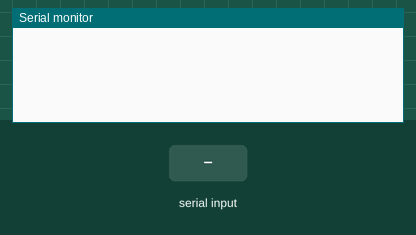
The sketch below on a simulated Arduino Uno, built with avr-gcc and run on an emulated ATmega328P. Shown: the last lines printed to the serial monitor. The test bench sets the inputs (shaded band).

Above: at 1.2 s.
1.3 s: "F" received over the second serial link
At 2.0 s:
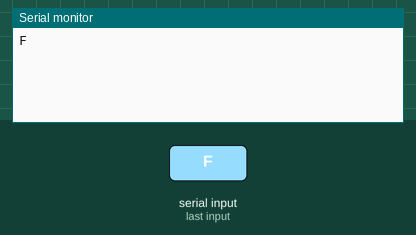
2.8 s: "B" received over the second serial link
At 3.1 s:
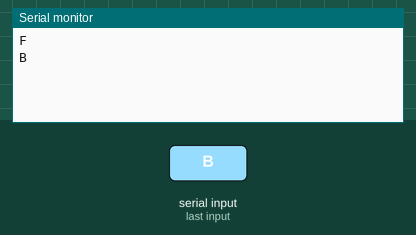
4.3 s: "L" received over the second serial link
At 5.5 s:
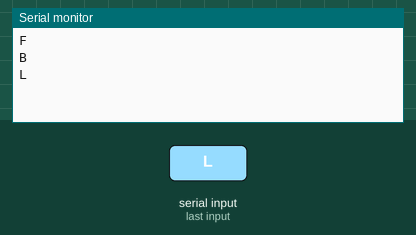
5.8 s: "R" received over the second serial link
At 6.6 s:
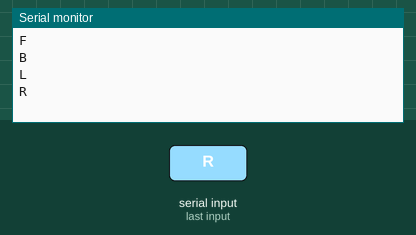
7.3 s: "G" received over the second serial link
At 7.8 s:
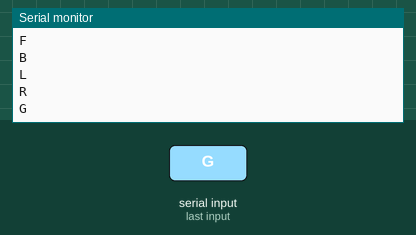
8.8 s: "I" received over the second serial link
At 10.1 s:
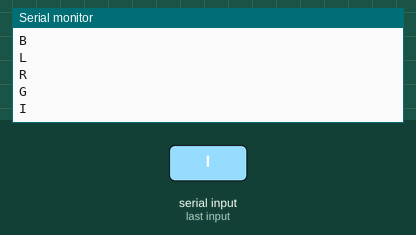

The sketch:

rcCar.ino
```cpp
#define motor1IN1 04
#define motor1IN2 05
#define motor2IN1 06
#define motor2IN2 07


#include<SoftwareSerial.h>
SoftwareSerial BT(10, 11);
char c;
int sspeed;


void setup() {
  Serial.begin(9600);
  BT.begin(9600);
}

void loop() {
  while (BT.available())
  {
    delay(10);
    c = BT.read();

    Serial.println(c);
    switch (c)
    {
      case 'F':
        forward();
        break;
      case 'B':
        backward();
        break;
      case 'L':
        right();
        break;
      case 'R':
        left();
        break;

      case 'G':
        hardleft();
        break;
      case 'I':
        hardright();
        break;
      case 'J':
        backright();
        break;
      case 'H':
        backleft();
        break;
      case 'S':
        brake();
        break;
    }
  }
}
void brake()
{

  digitalWrite(motor1IN1, LOW);
  digitalWrite(motor1IN2, LOW);

  digitalWrite(motor2IN1, LOW);
  digitalWrite(motor2IN2, LOW);

  BT.println("/n Brake");

}

void backward()
{

  digitalWrite(motor1IN1, LOW);
  digitalWrite(motor1IN2, HIGH);

  digitalWrite(motor2IN1, LOW);
  digitalWrite(motor2IN2, HIGH);

  BT.println("/n backward");
}


void forward()
{

  digitalWrite(motor1IN1, HIGH);
  digitalWrite(motor1IN2, LOW);

  digitalWrite(motor2IN1, HIGH);
  digitalWrite(motor2IN2, LOW);

  BT.println("/n forward");
}


void right()//forward right
{

  digitalWrite(motor1IN1, HIGH);
  digitalWrite(motor1IN2, LOW);

  digitalWrite(motor2IN1, LOW);
  digitalWrite(motor2IN2, HIGH);

  BT.println("/n hardright");
}


void left()//forward left
{
  digitalWrite(motor1IN1, LOW);
  digitalWrite(motor1IN2, HIGH);

  digitalWrite(motor2IN1, HIGH);
  digitalWrite(motor2IN2, LOW);

  BT.println("/n hardleft");

}


void hardleft()
{
  digitalWrite(motor1IN1, LOW);
  digitalWrite(motor1IN2, LOW);

  digitalWrite(motor2IN1, HIGH);
  digitalWrite(motor2IN2, LOW);

  BT.println("/n left");
}


void hardright()
{
  digitalWrite(motor1IN1, HIGH);
  digitalWrite(motor1IN2, LOW);

  digitalWrite(motor2IN1, LOW);
  digitalWrite(motor2IN2, LOW);

}


void backright()
{

  digitalWrite(motor1IN1, 0);
  digitalWrite(motor1IN2, 1);

  digitalWrite(motor2IN1, 0);
  digitalWrite(motor2IN2, 0);

}


void backleft()
{

  digitalWrite(motor1IN1, LOW);
  digitalWrite(motor1IN2, LOW);

  digitalWrite(motor2IN1, 0);
  digitalWrite(motor2IN2, 1);

}
```

Measured:
- after the input at 1.3 s, the serial monitor: prints a new line at once (image 1)
- after the input at 2.8 s, the serial monitor: prints a new line at once (image 2)
- after the input at 4.3 s, the serial monitor: prints a new line at once (image 3)
- after the input at 5.8 s, the serial monitor: prints a new line at once (image 4)
- after the input at 7.3 s, the serial monitor: prints a new line at once (image 5)
- after the input at 8.8 s, the serial monitor: prints a new line at once (image 6)
